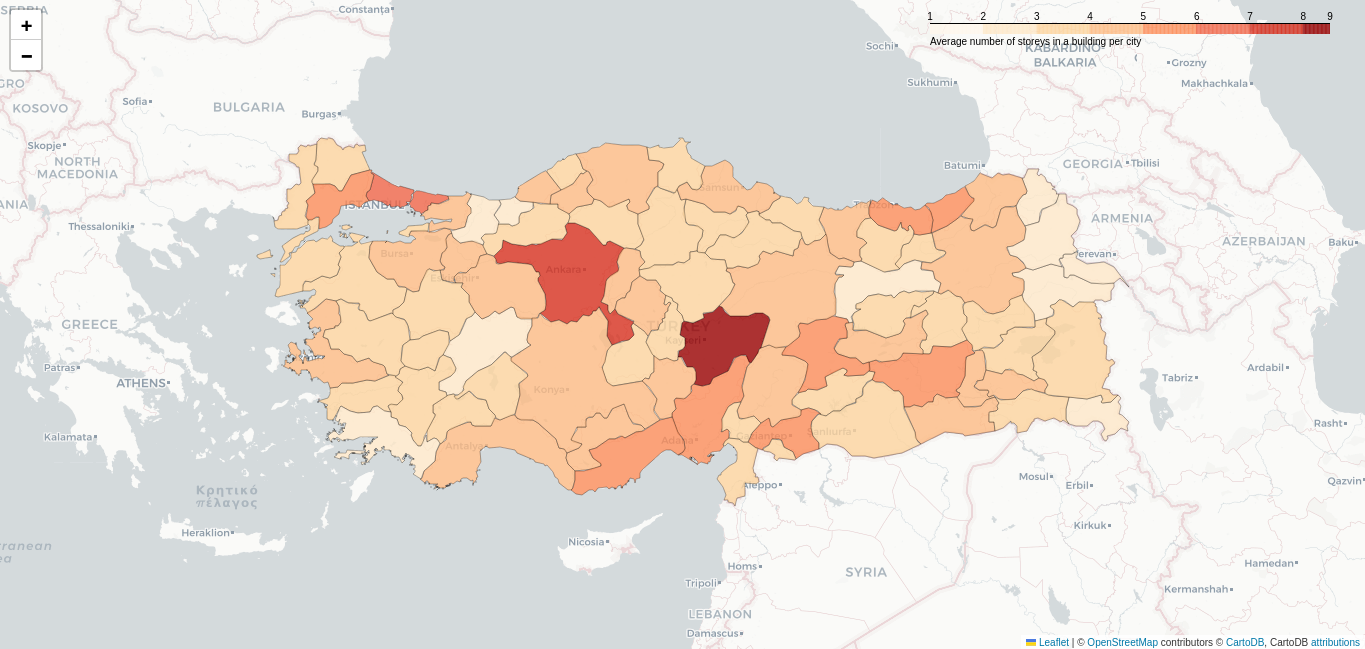

Reproduce this figure in Python.
import pandas as pd
import folium
import math

floor_counts = pd.read_csv("./tr_number_of_storeys.csv")

m = folium.Map(location=(39, 35), zoom_start=6, tiles="cartodb positron")
folium.Choropleth(

    geo_data = "./tr-cities.json",
    data = floor_counts,
    columns=["city", "number_of_storeys"],
    bins = [1, 2, 3, 4, 5, 6, 7, 8, 8.5],
    key_on="feature.properties.name",
    fill_color = "OrRd",
    fill_opacity=0.8,
    line_opacity=0.3,
    legend_name = "Average number of storeys in a building per city"

).add_to(m)

m.save("choropleth.html")
